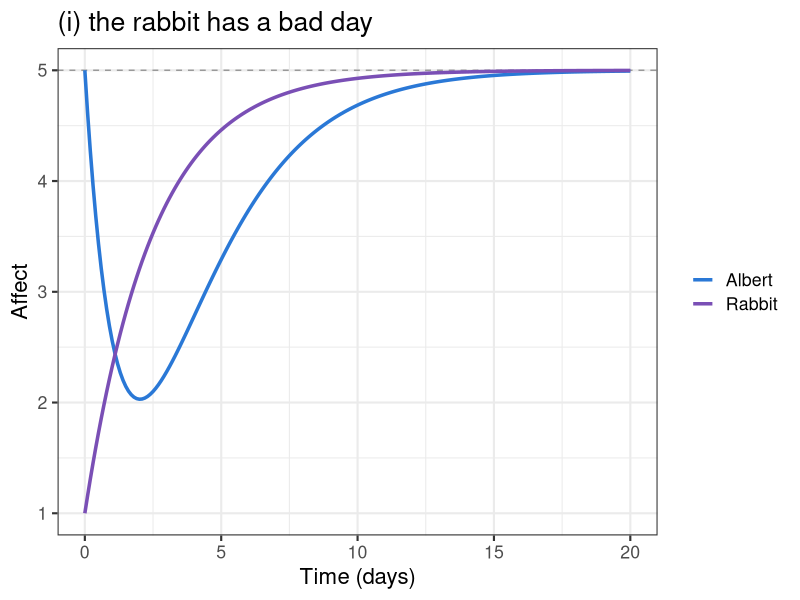
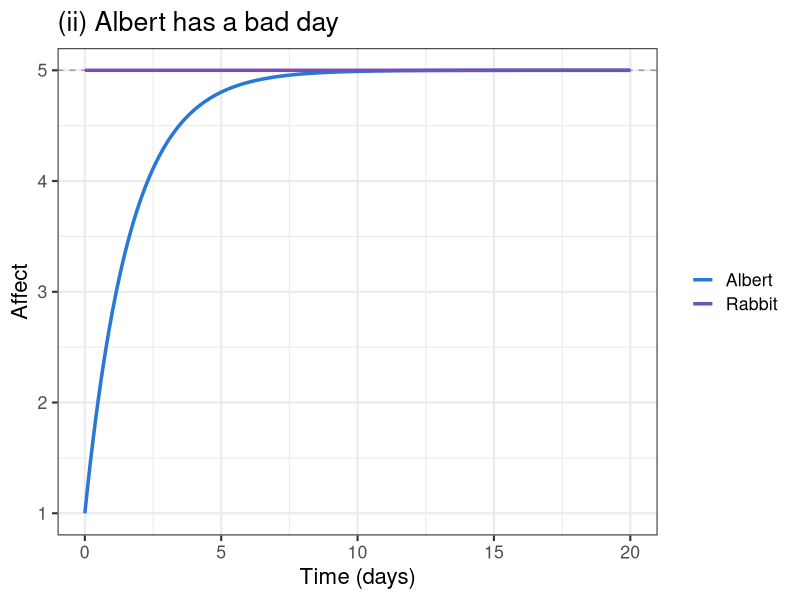
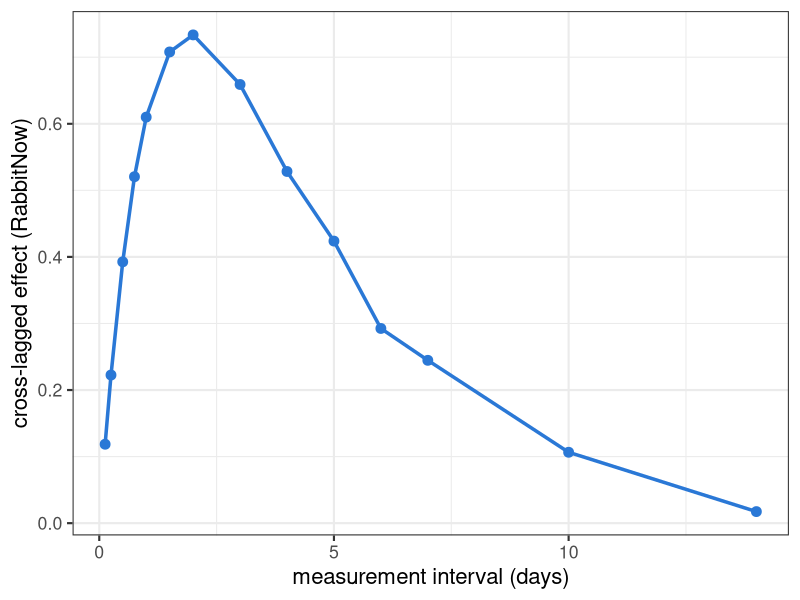
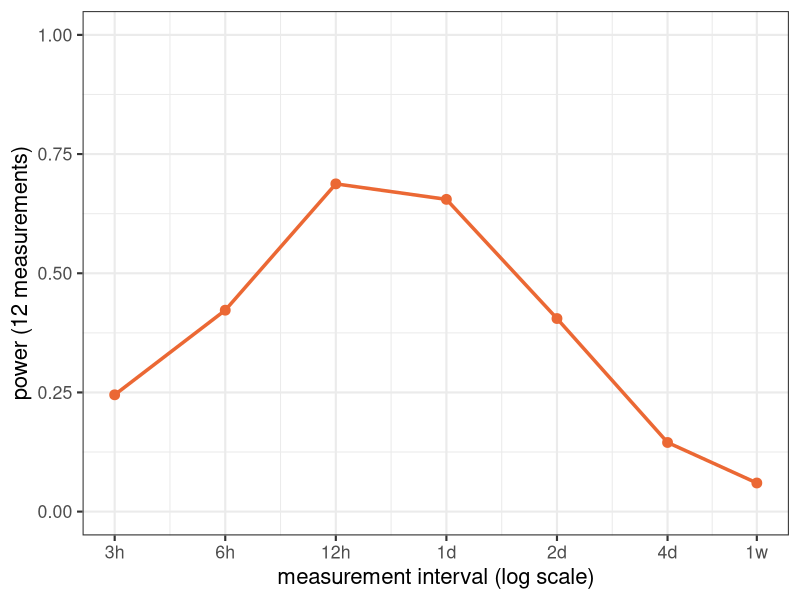

The R script that drew these images, in order:
## ---- chunk 1
SOLN <- FALSE # exercise chunks are not run when knitting; run them yourself
knitr::opts_chunk$set(echo = TRUE, message = FALSE, warning = FALSE,
                      fig.width = 9, fig.height = 4.5, out.width = "100%")
library(ggplot2)
## ---- chunk 2
times <- seq(from = 0, to = 20, by = 0.1) #time points (days)
Nsteps <- 10 #number of small steps between two time points
A1 <- -0.6 #Albert's own pull
A2 <- -0.4 #the rabbit's own pull
A12 <- 1 #effect of the rabbit on Albert (A_cross12)
A21 <- 0 #effect of Albert on the rabbit (A_cross21)
rest <- c(5, 5) #resting levels of Albert and the rabbit

simulateCouple <- function(startAlbert, startRabbit){
  B1 <- -(A1*rest[1] + A12*rest[2]) #intercepts chosen so that both rest at 'rest'
  B2 <- -(A21*rest[1] + A2*rest[2])
  Nobs <- length(times)
  Albert <- Rabbit <- rep(NA, Nobs)
  Albert[1] <- startAlbert; Rabbit[1] <- startRabbit
  for(i in 2:Nobs){
    AlbertState <- Albert[i-1]; RabbitState <- Rabbit[i-1]
    dt <- (times[i] - times[i-1]) / Nsteps
    for(stepi in 1:Nsteps){
      dAlbert <- A1*AlbertState + A12*RabbitState + B1 #Albert's slope (row 1 of the matrix)
      dRabbit <- A21*AlbertState + A2*RabbitState + B2 #the rabbit's slope (row 2 of the matrix)
      AlbertState <- AlbertState + dAlbert * dt
      RabbitState <- RabbitState + dRabbit * dt
    }
    Albert[i] <- AlbertState; Rabbit[i] <- RabbitState
  }
  data.frame(Time = times, Albert = Albert, Rabbit = Rabbit)
}

plotCouple <- function(sim){ #plot Albert and the rabbit in one figure
  long <- rbind(data.frame(Time = sim$Time, Affect = sim$Albert, Who = "Albert"),
                data.frame(Time = sim$Time, Affect = sim$Rabbit, Who = "Rabbit"))
  ggplot(long, aes(x = Time, y = Affect, colour = Who)) +
    geom_hline(yintercept = rest, linetype = "dashed", colour = "grey60") +
    geom_line(linewidth = 1.2) +
    scale_colour_manual(values = c(Albert = "#2a78d6", Rabbit = "#7a4fb5")) +
    theme_bw(base_size = 16) +
    labs(x = "Time (days)", y = "Affect", colour = NULL)
}
## ---- chunk 3
plotCouple(simulateCouple(startAlbert = 5, startRabbit = 1)) + ggtitle("(i) the rabbit has a bad day")
plotCouple(simulateCouple(startAlbert = 1, startRabbit = 5)) + ggtitle("(ii) Albert has a bad day")
## ---- chunk 4
G1 <- 0.4; G2 <- 1.2 #size of the random kicks: Albert small, rabbit large
dtSim <- 0.025 #tiny step (days)
lifeDays <- 40000 #a very long life, so the regression results are precise
nSim <- lifeDays / dtSim
B1 <- -(A1*rest[1] + A12*rest[2]); B2 <- -(A21*rest[1] + A2*rest[2]) #both rest at 5
set.seed(606)
kick1 <- rnorm(nSim); kick2 <- rnorm(nSim) #all random kicks, drawn in advance
lifeAlbert <- lifeRabbit <- rep(5, nSim + 1)
for (k in 1:nSim) {
  dAlbert <- A1*lifeAlbert[k] + A12*lifeRabbit[k] + B1 #same rule as before ...
  dRabbit <- A21*lifeAlbert[k] + A2*lifeRabbit[k] + B2
  lifeAlbert[k+1] <- lifeAlbert[k] + dAlbert*dtSim + G1*sqrt(dtSim)*kick1[k] #... plus a random kick
  lifeRabbit[k+1] <- lifeRabbit[k] + dRabbit*dtSim + G2*sqrt(dtSim)*kick2[k]
}
## ---- chunk 5
Dt <- 2 #measurement interval (days): try 1, 0.125 and 7

measured <- seq(from = 1, to = nSim + 1, by = round(Dt / dtSim)) #which moments the study sees
Albert <- lifeAlbert[measured]
Rabbit <- lifeRabbit[measured]
N <- length(Albert)

study <- data.frame(AlbertNow  = Albert[-N], #each row: this measurement ...
                    RabbitNow  = Rabbit[-N],
                    AlbertNext = Albert[-1]) #... and Albert at the next measurement
head(round(study, 2))

fit <- lm(AlbertNext ~ AlbertNow + RabbitNow, data = study)
round(coef(fit), 2) #RabbitNow = the cross-lagged effect
## ---- chunk 6
intervals <- c(0.125, 0.25, 0.5, 0.75, 1, 1.5, 2, 3, 4, 5, 6, 7, 10, 14) #measurement intervals (days)
crossLagged <- rep(NA, length(intervals))
for (i in seq_along(intervals)) { #the same study as above, once for every interval
  measured <- seq(from = 1, to = nSim + 1, by = round(intervals[i] / dtSim))
  Albert <- lifeAlbert[measured]
  Rabbit <- lifeRabbit[measured]
  N <- length(Albert)
  study <- data.frame(AlbertNow = Albert[-N], RabbitNow = Rabbit[-N], AlbertNext = Albert[-1])
  crossLagged[i] <- coef(lm(AlbertNext ~ AlbertNow + RabbitNow, data = study))["RabbitNow"]
}

ggplot(data.frame(interval = intervals, crossLagged = crossLagged), aes(x = interval, y = crossLagged)) +
  geom_line(linewidth = 1.2, colour = "#2a78d6") +
  geom_point(size = 3, colour = "#2a78d6") +
  theme_bw(base_size = 16) +
  labs(x = "measurement interval (days)", y = "cross-lagged effect (RabbitNow)")
## ---- chunk 7
Nbudget <- 12 #measurements per study
intervals <- c(0.125, 0.25, 0.5, 1, 2, 4, 7) #measurement intervals (days)
power <- rep(NA, length(intervals))
for (i in seq_along(intervals)) {
  measured <- seq(from = 1, to = nSim + 1, by = round(intervals[i] / dtSim)) #measure the whole life every Dt ...
  Albert <- lifeAlbert[measured]
  Rabbit <- lifeRabbit[measured]
  nStudies <- min(400, floor(length(Albert) / Nbudget)) #... and cut it into separate studies of 12 measurements
  found <- rep(NA, nStudies)
  for (s in 1:nStudies) {
    rows <- ((s - 1) * Nbudget + 1):(s * Nbudget) #the 12 measurements of study s
    a <- Albert[rows]; r <- Rabbit[rows]
    study <- data.frame(AlbertNow = a[-Nbudget], RabbitNow = r[-Nbudget], AlbertNext = a[-1])
    pValue <- summary(lm(AlbertNext ~ AlbertNow + RabbitNow, data = study))$coefficients["RabbitNow", "Pr(>|t|)"]
    found[s] <- pValue < 0.05 #did this study find the effect?
  }
  power[i] <- mean(found) #proportion of studies that found it
}

ggplot(data.frame(interval = intervals, power = power), aes(x = interval, y = power)) +
  geom_line(linewidth = 1.2, colour = "#eb6834") +
  geom_point(size = 3, colour = "#eb6834") +
  scale_x_log10(breaks = intervals, labels = c("3h", "6h", "12h", "1d", "2d", "4d", "1w")) +
  scale_y_continuous(limits = c(0, 1)) +
  theme_bw(base_size = 16) +
  labs(x = "measurement interval (log scale)", y = "power (12 measurements)")
